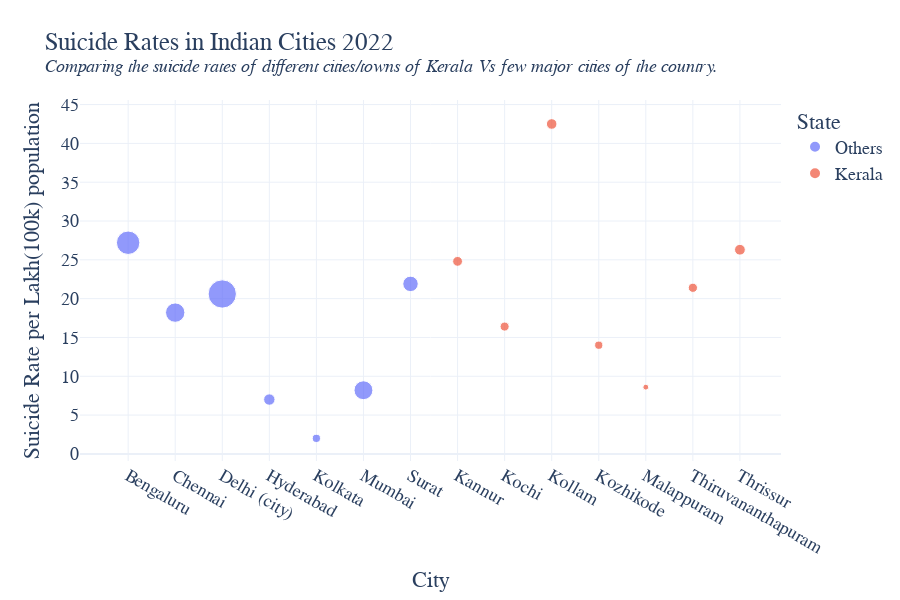

The notebook cell this image was saved under:
### Markdown cell above
`Using the same dataset to compare the suicide rates in few cities`

### Code cell
state_wise_suicide_rate_df_cities = state_wise_suicide_rate_df[state_wise_suicide_rate_df['State/UT/Cities'].isin(
    ['Bengaluru','Chennai', 'Delhi (city)', 'Hyderabad', 'Kolkata', 'Mumbai', 'Surat',
      'Kannur', 'Kollam', 'Kozhikode', 'Kochi', 'Malappuram', 'Thiruvananthapuram', 'Thrissur'])].copy()
kerala_cities = ['Kannur', 'Kollam', 'Kozhikode', 'Kochi', 'Malappuram', 'Thiruvananthapuram', 'Thrissur']
state_wise_suicide_rate_df_cities['State'] = state_wise_suicide_rate_df_cities['State/UT/Cities'].apply(lambda x: 'Kerala' if x in kerala_cities else 'Others')
state_wise_suicide_rate_df_cities.rename(columns={'State/UT/Cities': 'City'}, inplace=True)

fig = px.scatter(state_wise_suicide_rate_df_cities, x='City', y='Suicide Rate', color='State', size='Number of Suicides', hover_data={'Number of Suicides': True},
            title="Suicide Rates in Indian Cities 2022<br><sup><i>Comparing the suicide rates of different cities/towns of Kerala Vs few major cities of the country.</i></sup>")

fig.update_layout(height=600, yaxis_title='Suicide Rate per Lakh(100k) population',
    font_family="Rockwell", template='plotly_white+presentation')
fig.show()

### Figure 1 — Plotly figure (JSON) as saved in the notebook; plotly's stock layout.template omitted (floating-point values rounded to 4 significant figures)
{"data": [{"customdata": [[2313], [1581], [3367], [544], [283], [1501], [1004]], "hovertemplate": "State=Others<br>City=%{x}<br>Suicide Rate=%{y}<br>Number of Suicides=%{customdata[0]}<extra></extra>", "legendgroup": "Others", "marker": {"color": "#636efa", "size": [2313, 1581, 3367, 544, 283, 1501, 1004], "sizemode": "area", "sizeref": 8.418, "symbol": "circle"}, "mode": "markers", "name": "Others", "orientation": "v", "showlegend": true, "type": "scatter", "x": ["Bengaluru", "Chennai", "Delhi (city)", "Hyderabad", "Kolkata", "Mumbai", "Surat"], "xaxis": "x", "y": [27.2, 18.2, 20.6, 7, 2, 8.2, 21.9], "yaxis": "y"}, {"customdata": [[406], [347], [472], [284], [146], [361], [489]], "hovertemplate": "State=Kerala<br>City=%{x}<br>Suicide Rate=%{y}<br>Number of Suicides=%{customdata[0]}<extra></extra>", "legendgroup": "Kerala", "marker": {"color": "#EF553B", "size": [406, 347, 472, 284, 146, 361, 489], "sizemode": "area", "sizeref": 8.418, "symbol": "circle"}, "mode": "markers", "name": "Kerala", "orientation": "v", "showlegend": true, "type": "scatter", "x": ["Kannur", "Kochi", "Kollam", "Kozhikode", "Malappuram", "Thiruvananthapuram", "Thrissur"], "xaxis": "x", "y": [24.8, 16.4, 42.5, 14, 8.6, 21.4, 26.3], "yaxis": "y"}], "layout": {"font": {"family": "Rockwell"}, "height": 600, "legend": {"itemsizing": "constant", "title": {"text": "State"}, "tracegroupgap": 0}, "title": {"text": "Suicide Rates in Indian Cities 2022<br><sup><i>Comparing the suicide rates of different cities/towns of Kerala Vs few major cities of the country.</i></sup>"}, "xaxis": {"anchor": "y", "domain": [0, 1], "title": {"text": "City"}}, "yaxis": {"anchor": "x", "domain": [0, 1], "title": {"text": "Suicide Rate per Lakh(100k) population"}}}}
